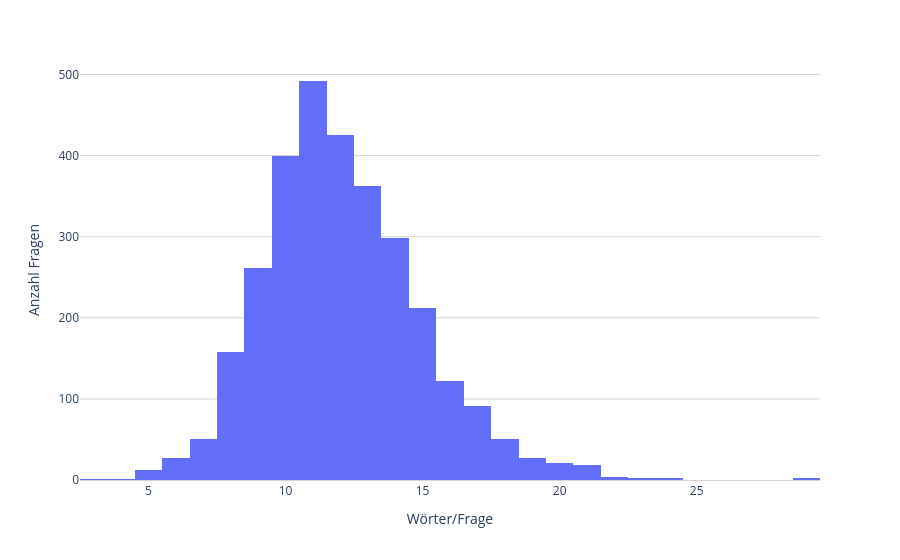

The notebook cell saved with this chart:
### Code cell
PX.hist(queries['query_word_count'], xaxes = {'title': 'Wörter/Frage'}, yaxes = {'title': 'Anzahl Fragen'})

### Figure 1 — Plotly figure (JSON) as saved in the notebook; plotly's stock layout.template omitted (floating-point values rounded to 4 significant figures; data arrays with more than 128 entries replaced by an {"elided": "..."} marker saying what was removed)
{"data": [{"bingroup": "x", "hovertemplate": "variable=query_word_count<br>value=%{x}<br>count=%{y}<extra></extra>", "legendgroup": "query_word_count", "marker": {"color": "#636efa", "pattern": {"shape": ""}}, "name": "query_word_count", "orientation": "v", "showlegend": true, "type": "histogram", "x": {"elided": "3045 int values"}, "xaxis": "x", "yaxis": "y"}], "layout": {"barmode": "relative", "legend": {"title": {"text": "variable"}, "tracegroupgap": 0}, "margin": {"t": 60}, "paper_bgcolor": "rgba(255, 255, 255, 1.0)", "plot_bgcolor": "rgba(255, 255, 255, 1.0)", "showlegend": false, "width": 900, "xaxis": {"anchor": "y", "domain": [0, 1], "linecolor": "LightGrey", "linewidth": 1, "showline": true, "title": {"text": "Wörter/Frage"}}, "yaxis": {"anchor": "x", "domain": [0, 1], "gridcolor": "LightGrey", "gridwidth": 1, "showgrid": true, "title": {"text": "Anzahl Fragen"}}}}
